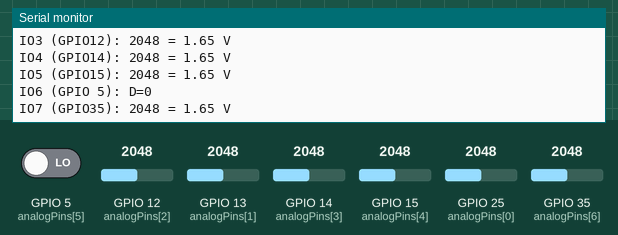
Bench run of a sketch on a simulated ESP32. On the bench: the last lines printed to the serial monitor. Inputs (shaded band) come from the test bench; at power-on: GPIO 12 (analogPins[2]) = 2048, GPIO 13 (analogPins[1]) = 2048, GPIO 14 (analogPins[3]) = 2048, GPIO 15 (analogPins[4]) = 2048, GPIO 25 (analogPins[0]) = 2048, GPIO 35 (analogPins[6]) = 2048, GPIO 5 (analogPins[5]) LOW.

Above: at 1.3 s.
1.4 s: GPIO 12 (analogPins[2]) set to 122
3.5 s: GPIO 13 (analogPins[1]) set to 2866
5.0 s: GPIO 14 (analogPins[3]) set to 2866
6.5 s: GPIO 15 (analogPins[4]) set to 2866
At 7.1 s:
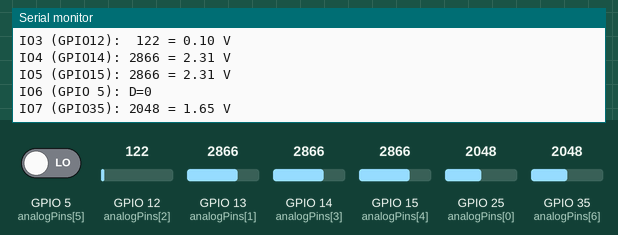
8.0 s: GPIO 25 (analogPins[0]) set to 2866
9.5 s: GPIO 35 (analogPins[6]) set to 2866
At 10.2 s:
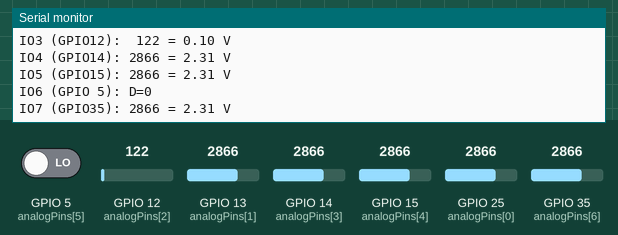
Timing chart, 0 to 12.0 s (numbered marks = the images above; inputs shaded):
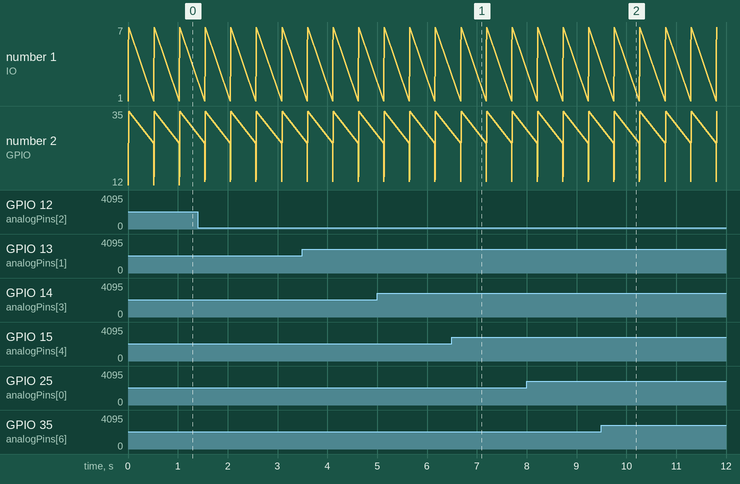

The sketch:

05_AnalogRead_All.ino
```cpp
// ============================================================
//  SKU-1015 ESP32 Breakout Board — 05 Analog Read All (IO1-IO7)
//  อ่านค่า Analog Input ทั้ง 7 ช่องบนบอร์ด
//  IO1=GPIO25, IO2=GPIO13, IO3=GPIO12, IO4=GPIO14,
//  IO5=GPIO15, IO6=GPIO5,  IO7=GPIO35 (Input-only)
//  ⚠️ IO6 (GPIO5) เป็น ADC ไม่ได้ — อ่านเป็น Digital แทน
// ============================================================

const int analogPins[7] = {25, 13, 12, 14, 15, 5, 35};

void setup() {
  Serial.begin(115200);
  for (int i = 0; i < 7; i++) {
    pinMode(analogPins[i], INPUT);
  }
  Serial.println("=== SKU-1015 Analog Monitor ===");
}

void loop() {
  Serial.println("--- Read All Channels ---");
  for (int i = 0; i < 7; i++) {
    int pin = analogPins[i];
    if (pin == 5) {
      // GPIO5 ไม่มี ADC — อ่านค่าเป็น Digital 0/1
      Serial.printf("IO%d (GPIO%2d): D=%d\n", i + 1, pin, digitalRead(pin));
    } else {
      int raw = analogRead(pin);
      float volt = raw * 3.3 / 4095.0;
      Serial.printf("IO%d (GPIO%2d): %4d = %.2f V\n", i + 1, pin, raw, volt);
    }
  }
  Serial.println();
  delay(500);
}
```

Measured:
- after the input at 6.5 s, the serial monitor: prints a new line after 0.18 s (image 1)
- after the input at 9.5 s, the serial monitor: prints a new line after 0.26 s (image 2)
